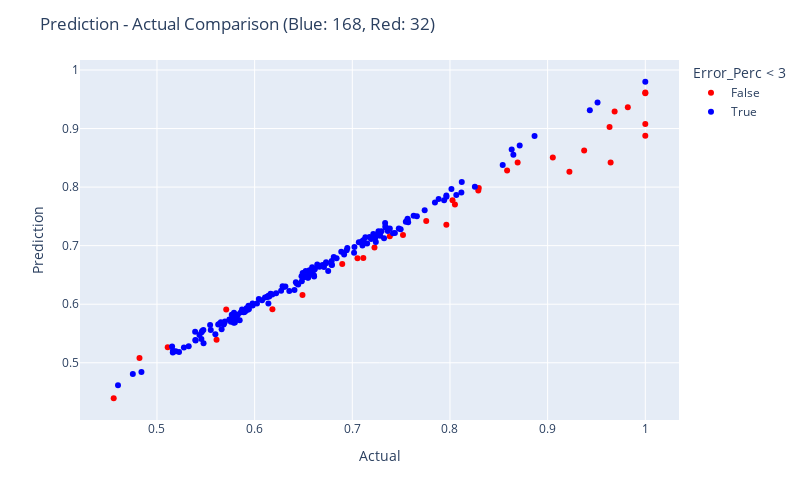

Notebook cell for this chart:
### Code cell
fig = px.scatter(res_ann, x="Actual", y="Prediction", color = "Error_Perc < 3", color_discrete_map= {True:"blue", False: "red"},
                 hover_data=["Actual", "Prediction", "Error_Perc"])

fig.update_layout(
    autosize=False,
    width=800,
    height=500,
    title_text=f"Prediction - Actual Comparison (Blue: {blue}, Red: {red})",
)

fig.show()

### Figure 1 — Plotly figure (JSON) as saved in the notebook; plotly's stock layout.template omitted (floating-point values rounded to 4 significant figures; data arrays with more than 128 entries replaced by an {"elided": "..."} marker saying what was removed)
{"data": [{"customdata": [[-3.022], [-6.288], [-6.032], [3.012], [-4.465], [-7.984], [-11.24], [-3.558], [-3.126], [-3.142], [-4.211], [-3.856], [-3.839], [-5.139], [-3.524], [-12.69], [3.518], [-3.04], [-3.988], [-9.241], [-7.61], [-4.574], [-3.805], [-3.567], [-4.668], [-4.072], [-10.4], [-4.337], [-3.746], [-4.346], [-4.342], [5.445]], "hovertemplate": "Error_Perc < 3=False<br>Actual=%{x}<br>Prediction=%{y}<br>Error_Perc=%{customdata[0]}<extra></extra>", "legendgroup": "False", "marker": {"color": "red", "symbol": "circle"}, "mode": "markers", "name": "False", "orientation": "v", "showlegend": true, "type": "scatter", "x": [0.7384, 0.9634, 0.9053, 0.511, 0.7519, 0.9374, 1, 0.7227, 0.8693, 0.8026, 0.829, 1, 0.561, 0.649, 0.8585, 0.9645, 0.5709, 0.6897, 1, 1, 0.7963, 0.7113, 0.7053, 0.4557, 0.9821, 0.9686, 0.9223, 0.7757, 0.8295, 0.6182, 0.8051, 0.4821], "xaxis": "x", "y": [0.7161, 0.9028, 0.8507, 0.5264, 0.7184, 0.8626, 0.8876, 0.697, 0.8421, 0.7774, 0.7941, 0.9614, 0.5395, 0.6156, 0.8282, 0.842, 0.591, 0.6687, 0.9601, 0.9076, 0.7357, 0.6788, 0.6785, 0.4394, 0.9363, 0.9292, 0.8263, 0.7421, 0.7985, 0.5913, 0.7701, 0.5083], "yaxis": "y"}, {"customdata": {"elided": "168x1 float values"}, "hovertemplate": "Error_Perc < 3=True<br>Actual=%{x}<br>Prediction=%{y}<br>Error_Perc=%{customdata[0]}<extra></extra>", "legendgroup": "True", "marker": {"color": "blue", "symbol": "circle"}, "mode": "markers", "name": "True", "orientation": "v", "showlegend": true, "type": "scatter", "x": {"elided": "168 float values"}, "xaxis": "x", "y": {"elided": "168 float values"}, "yaxis": "y"}], "layout": {"autosize": false, "height": 500, "legend": {"title": {"text": "Error_Perc < 3"}, "tracegroupgap": 0}, "margin": {"t": 60}, "title": {"text": "Prediction - Actual Comparison (Blue: 168, Red: 32)"}, "width": 800, "xaxis": {"anchor": "y", "autorange": true, "domain": [0, 1], "range": [0.4211, 1.035], "title": {"text": "Actual"}, "type": "linear"}, "yaxis": {"anchor": "x", "autorange": true, "domain": [0, 1], "range": [0.4023, 1.017], "title": {"text": "Prediction"}, "type": "linear"}}}
